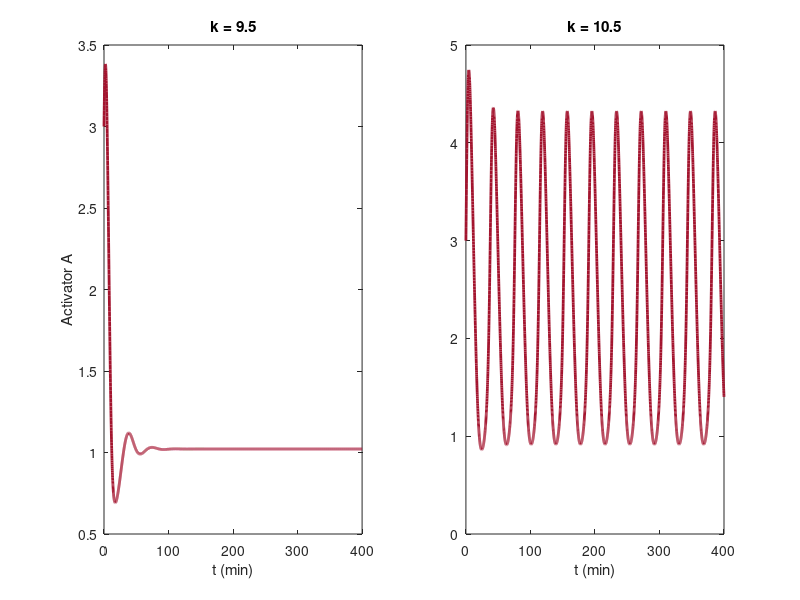

Write MATLAB code to recreate this figure.
% Fig. 4.22: Gene regulation with activator and repressor (book, Section 4.4, Eq. 4.18)
% dA/dt = k A^2/(A^2 + 10 (1 + 5R)) - A + 0.4,  dR/dt = 0.3 A^2/(A^2 + 10 (1 + 5R)) - 0.2 R  with A(0) = 3, R(0) = 0.2
% left k = 9.5: damped oscillation; right k = 10.5: limit cycle
% (c) 2026 Philipp Kügler · Program for the book "Dynamical Systems in the Life Sciences" · MIT License (see LICENSE)
ks = [9.5 10.5];
opt = odeset('RelTol', 1e-9, 'AbsTol', 1e-11);
t = linspace(0, 400, 4001)';
for j = 1:2
    k = ks(j);
    f = @(t, z) [k * z(1)^2 / (z(1)^2 + 10 * (1 + 5 * z(2))) - z(1) + 0.4;
                 0.3 * z(1)^2 / (z(1)^2 + 10 * (1 + 5 * z(2))) - 0.2 * z(2)];
    [t, z] = ode45(f, t, [3; 0.2], opt);
    A = z(:, 1);
    subplot(1, 2, j);
    plot(t, A, 'Color', [0.64 0.08 0.18], 'LineWidth', 2); title(sprintf('k = %g', k)); xlabel('t (min)');
    if j == 1, ylabel('Activator A'); end
    spaet = t > 200;                                     % maxima after the transient
    i = find(A(2:end-1) > A(1:end-2) & A(2:end-1) > A(3:end) & spaet(2:end-1)) + 1;
    schwankung = max(A(spaet)) - min(A(spaet));
    if schwankung > 0.01
        fprintf('k = %g: variation of A for t > 200: %.3f, period %.1f min\n', k, schwankung, mean(diff(t(i))));
    else
        fprintf('k = %g: variation of A for t > 200: %.3f (steady state)\n', k, schwankung);
    end
end
